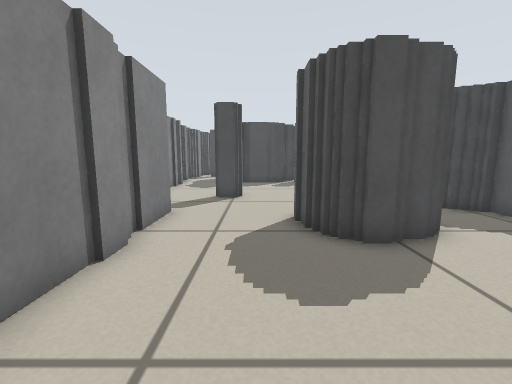
[1] (above)

24 first-person views from a walk through a world built for the Player/Stage simulator. The camera is 0.45 m above the floor, tilts 8° down and sees 90° across. Floor lines are 1 m apart. The floor is counted in squares, 0.25 m on a side. Each view is taken from the middle of a square. On the plan, view 1 faces up. The plan holds only what a view shows up to about 15 squares ahead; the rest is blank. The place goes on beyond the plan. Robots are left out.

[2]
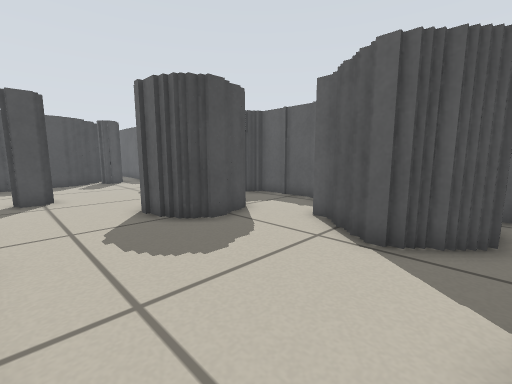

[3]
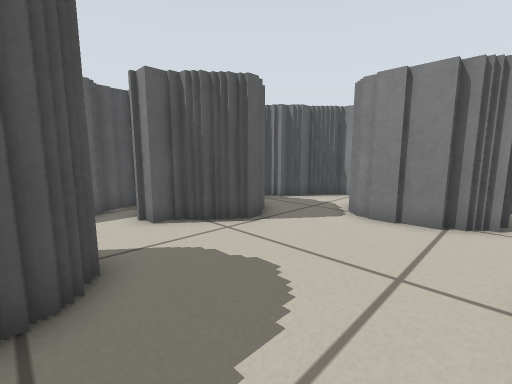

[4]
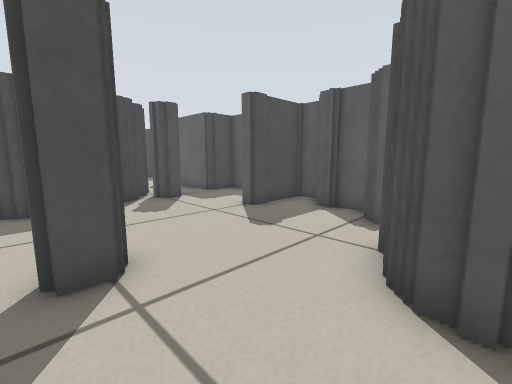

[5]
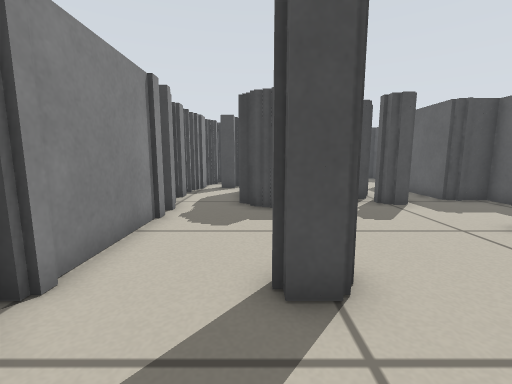

[6]
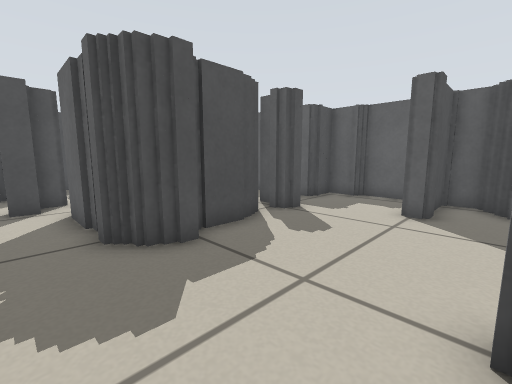

[7]
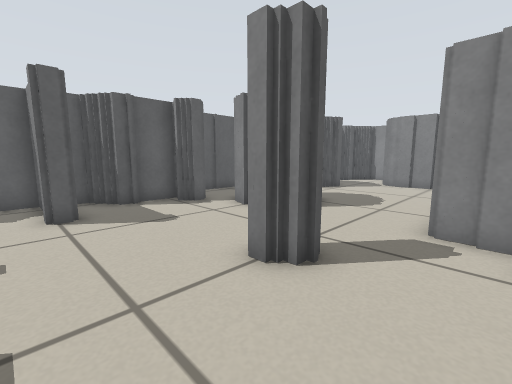

[8]
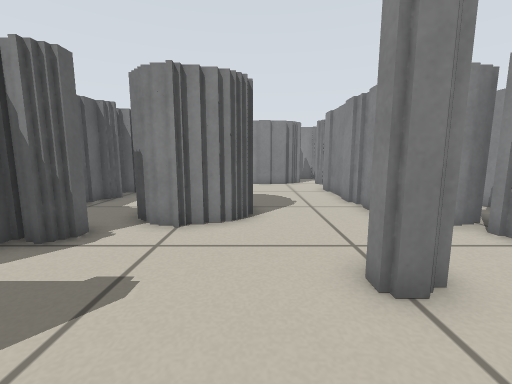

[9]
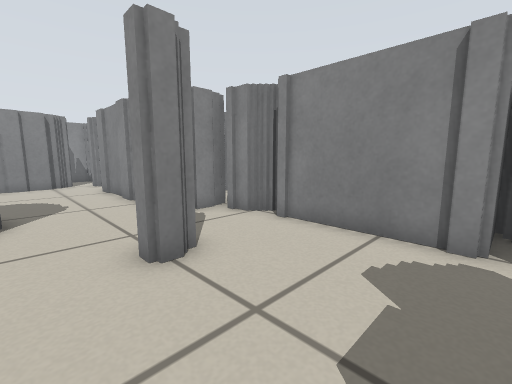

[10]
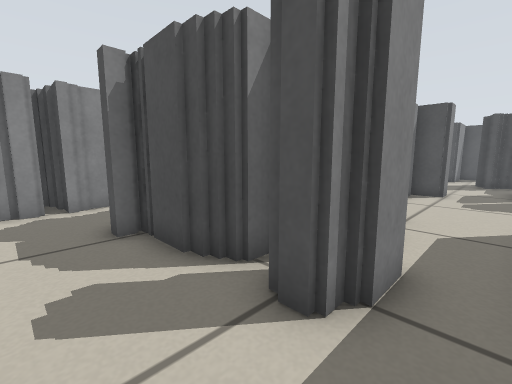

[11]
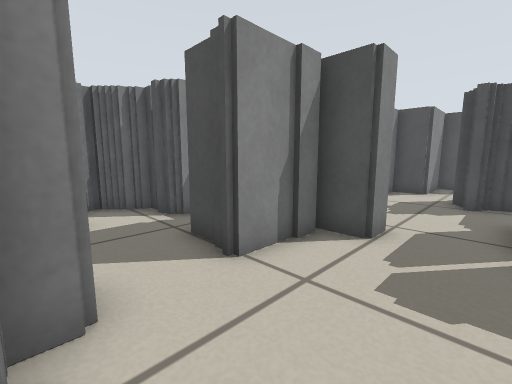

[12]
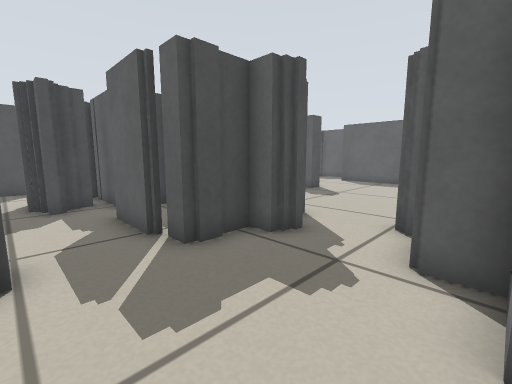

[13]
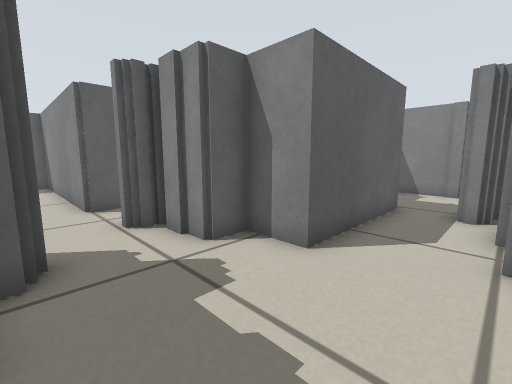

[14]
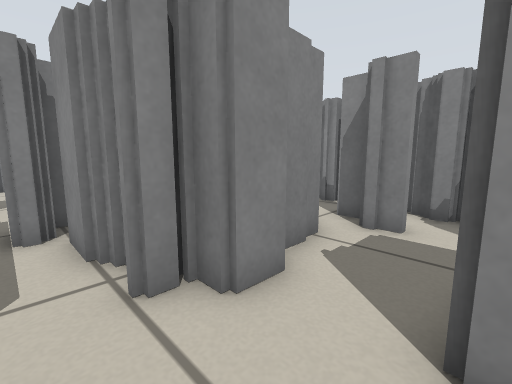

[15]
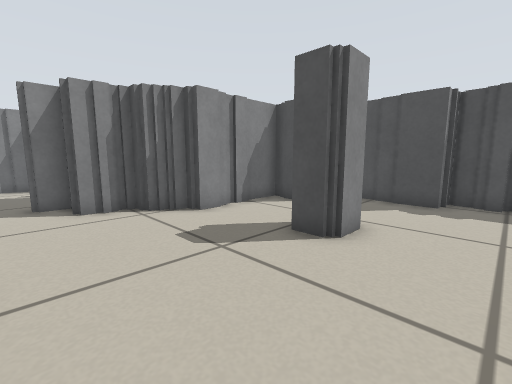

[16]
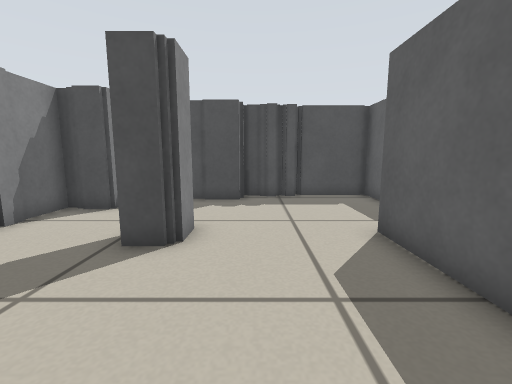

[17]
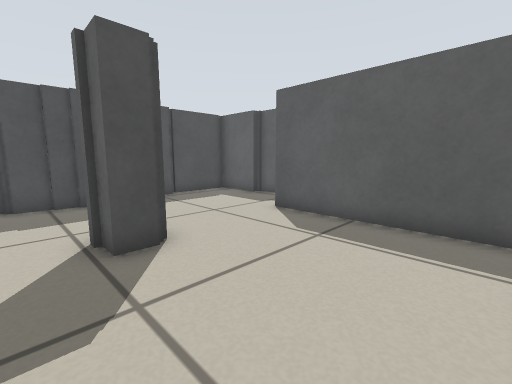

[18]
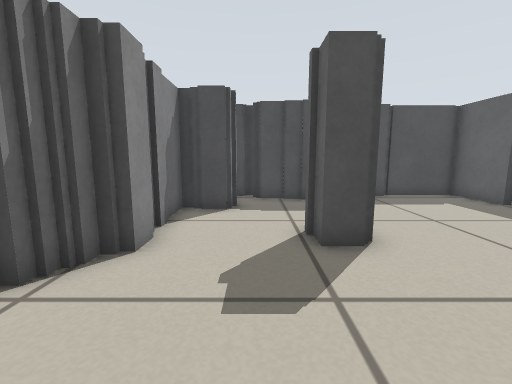

[19]
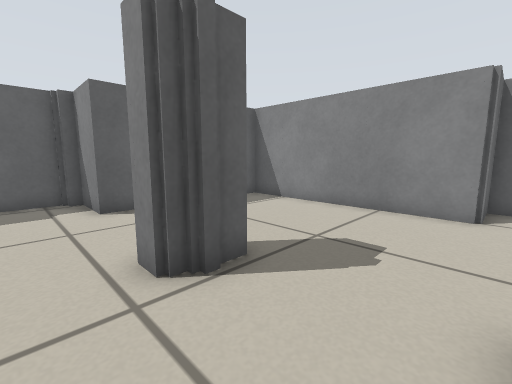

[20]
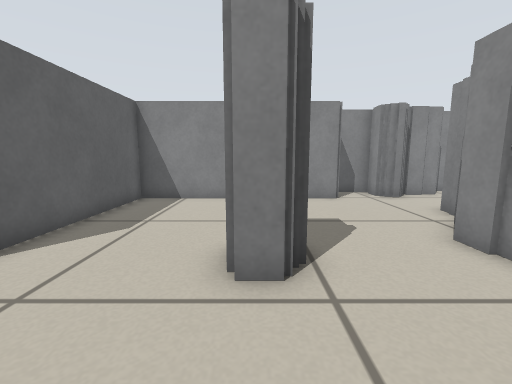

[21]
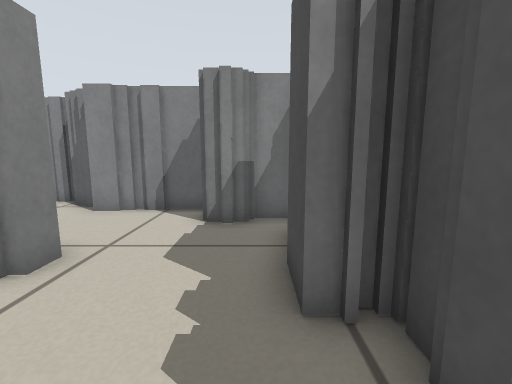

[22]
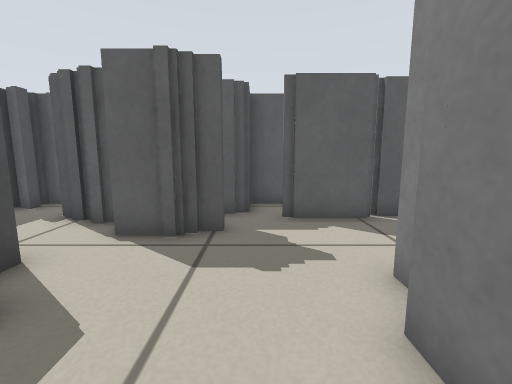

[23]
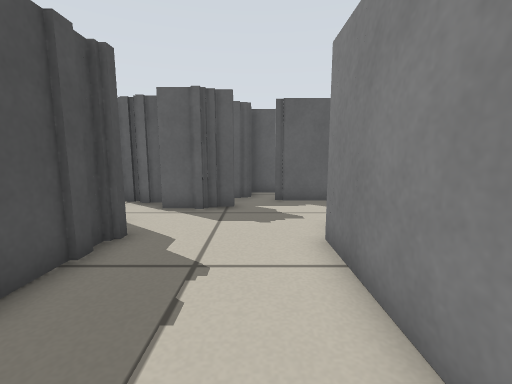

[24]
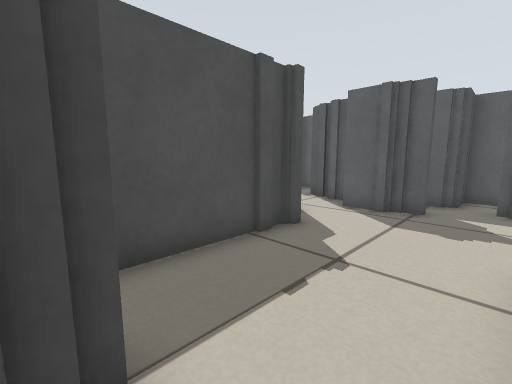

### Floor plan
Key: @ floor where view 1 was taken; # wall or solid block; . floor.
Columns run from 6 left of view 1 to 23 right of it. Each row starts with its distance up from view 1.
 41              #
 40         ###..#
 39         #...##     ##  #######
 38         #..##      #####.....#
 37        ##..##      #.........#
 36   ######..###    ###.........#
 35   ........###    #...........#
 34  #........#.#    ##..........#
 33  ...........#    ##..##....###
 32  . ........##    ##..##....#
 31   #######..##   ##.........#
 30     ##  #..##   #..........#
 29     ##  #...#####..........#
 28     #   #...  # ...........#
 27   ###.  #..................#
 26  ## ..###.........##########
 25  #...........#######
 24  #.##..##...#######
 23  #########..#
 22  ###    ##..#
 21 ##.#     #..#
 20 #..##    #..#
 19 ##..#   ###.#
 18  #..#######.###
 17  #..####.....##
 16 ##............#
 15  #............#
 14  #.........####
 13  #...........##
 12  #..........##
 11  #...#......#
 10  #.........##
  9  # ........###
  8  ###....###..##
  7    #...## #...#
  6    #...####..##
  5    #....##...##
  4    #.........##
  3    #.......####
  2    #......####
  1    #......#
  0    #..@...#
 -1    #......##
 -2    ######...
 -3          ..##
 -4          ..#
 -5          ###

Where each view was taken, in squares from view 1:
view 1: 0 up, 0 right, facing up
view 2: 1 down, 2 left, facing up-right
view 3: 6 up, 2 left, facing down-right
view 4: 7 up, 2 left, facing up-right
view 5: 8 up, 2 left, facing up
view 6: 12 up, 4 left, facing up-right
view 7: 15 up, 4 left, facing down-right
view 8: 15 up, 1 right, facing down
view 9: 16 up, 1 right, facing down-left
view 10: 15 up, 5 right, facing up-left
view 11: 23 up, 5 right, facing up-left
view 12: 24 up, 3 right, facing up-right
view 13: 28 up, 3 right, facing down-right
view 14: 26 up, 4 right, facing down-left
view 15: 27 up, 19 right, facing up-left
view 16: 27 up, 18 right, facing up
view 17: 27 up, 14 right, facing up-right
view 18: 27 up, 14 right, facing up
view 19: 35 up, 12 right, facing down-right
view 20: 37 up, 16 right, facing down
view 21: 37 up, 20 right, facing left
view 22: 33 up, 2 left, facing right
view 23: 33 up, 5 left, facing right
view 24: 32 up, 5 left, facing up-right
